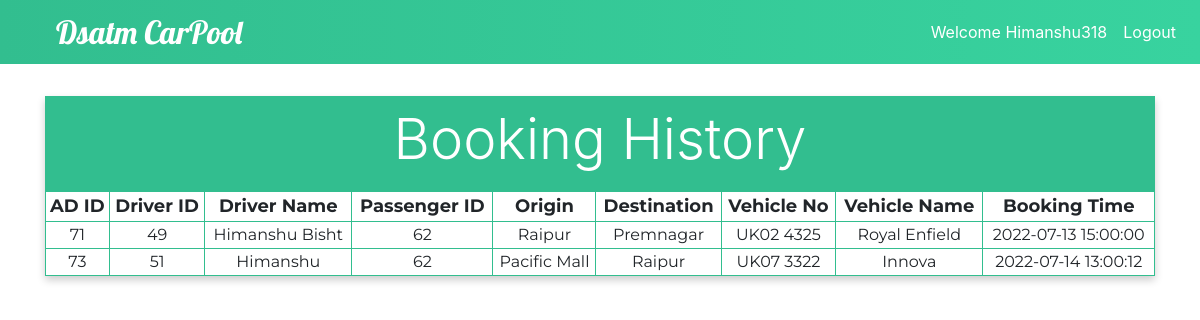
The page /user-history.php (signed in) on the database its author committed.
### tables this page shows
CREATE TABLE `booking_history` (
  `ad_id` int(11) NOT NULL,
  `driver_id` int(11) NOT NULL,
  `driver_name` varchar(255) NOT NULL,
  `passenger_id` int(11) NOT NULL,
  `origin` varchar(255) NOT NULL,
  `destination` varchar(255) NOT NULL,
  `vehicle_no` varchar(255) NOT NULL,
  `vehicle_name` varchar(255) NOT NULL,
  `book_time` datetime NOT NULL
);

### history-server.php (called while the page is built)
<?php
$username = $_SESSION['username'];
$db = mysqli_connect('localhost','root','','carpool');
$query = "CALL booking_history('$username')";
$result = mysqli_query($db, $query);
?>

### user-history.php (the view, shortened to what this page needs)
<?php
include('history-server.php');
?>
<!DOCTYPE html>
<html lang="en">
<head>
    <link type="text/css" rel="stylesheet"
        href="https://stackpath.bootstrapcdn.com/bootstrap/4.3.1/css/bootstrap.min.css">
    <link type="text/css" rel="stylesheet" href="css/user-history.css">
    <link rel="stylesheet" href="https://cdnjs.cloudflare.com/ajax/libs/font-awesome/5.11.2/css/all.min.css"
 />
</head>
<body>
    <nav class="navbar navbar-expand-md">
        <a class="banner" href="index.php">Dsatm CarPool</a>
        <div class="collapse navbar-collapse">
            <ul class="navbar-nav ml-auto">
                <li class="nav-item">
                    <a class="nav-link" href="user-history.php">Welcome <?php echo $_SESSION['username']; ?></a>
                </li>
                <li class="nav-item">
                    <a class="nav-link" href="logout.php">
                        Logout
                    </a>
                </li>
            </ul>
        </div>
    </nav>
    <div class="container">
        <div class="main-container">
            <div class="title">
                <h1 class="display-4">Booking History</h1>
            </div>
            <table class="history-table">
                <th>AD ID</th>
                <th>Driver ID</th>
                <th>Driver Name</th>
                <th>Passenger ID</th>
                <th>Origin</th>
                <th>Destination</th>
                <th>Vehicle No</th>
                <th>Vehicle Name</th>
                <th>Booking Time</th>
                <?php while($row = mysqli_fetch_assoc($result))
                {
                ?>
                <tr>
                    <td><?php echo $row['ad_id']; ?></td>
                    <td><?php echo $row['driver_id']; ?></td>
                    <td><?php echo $row['driver_name']; ?></td>
                    <td><?php echo $row['passenger_id']; ?></td>
                    <td><?php echo $row['origin']; ?></td>
                    <td><?php echo $row['destination']; ?></td>
                    <td><?php echo $row['vehicle_no']; ?></td>
                    <td><?php echo $row['vehicle_name']; ?></td>
                    <td><?php echo $row['book_time']; ?></td>
                </tr>
                <?php
                }
                ?>
            </table>
        </div>
    </div>
</body>
</html>

### css/user-history.css (style rules this page uses)
* { text-decoration: none; }
.banner { font-family: "Lobster"; font-size: 32px; color: #fff; margin: 0 40px; text-decoration: none; }
.navbar { background-image: linear-gradient(to right, #32be8f, #38d39f, #32be8f); background-size: 200%; }
.nav-link { color: #fff; }
.title { background: #32be8f; color: white; padding: 10px 12px; text-align: center; }
th { font-size: 18px; }
table,th,tr,td { border: 1px solid #32be8f; }
.history-table { font-family: 'Montserrat'; text-align: center; width: 100%; }
.main-container { margin: 32px 0px; box-shadow: 0 4px 8px 0 rgba(0, 0, 0, 0.2); }

### rows shown on the page
booking_history: ad_id "71", driver "49", driver_name "Himanshu Bisht", passenger "62", origin "Raipur", destination "Premnagar", vehicle_no "UK02 4325", vehicle_name "Royal Enfield", book_time "2022-07-13 15:00:00"
booking_history: ad_id "73", driver "51", driver_name "Himanshu", passenger "62", origin "Pacific Mall", destination "Raipur", vehicle_no "UK07 3322", vehicle_name "Innova", book_time "2022-07-14 13:00:12"

### other values the page prints
$_SESSION['username'] "Himanshu318"
